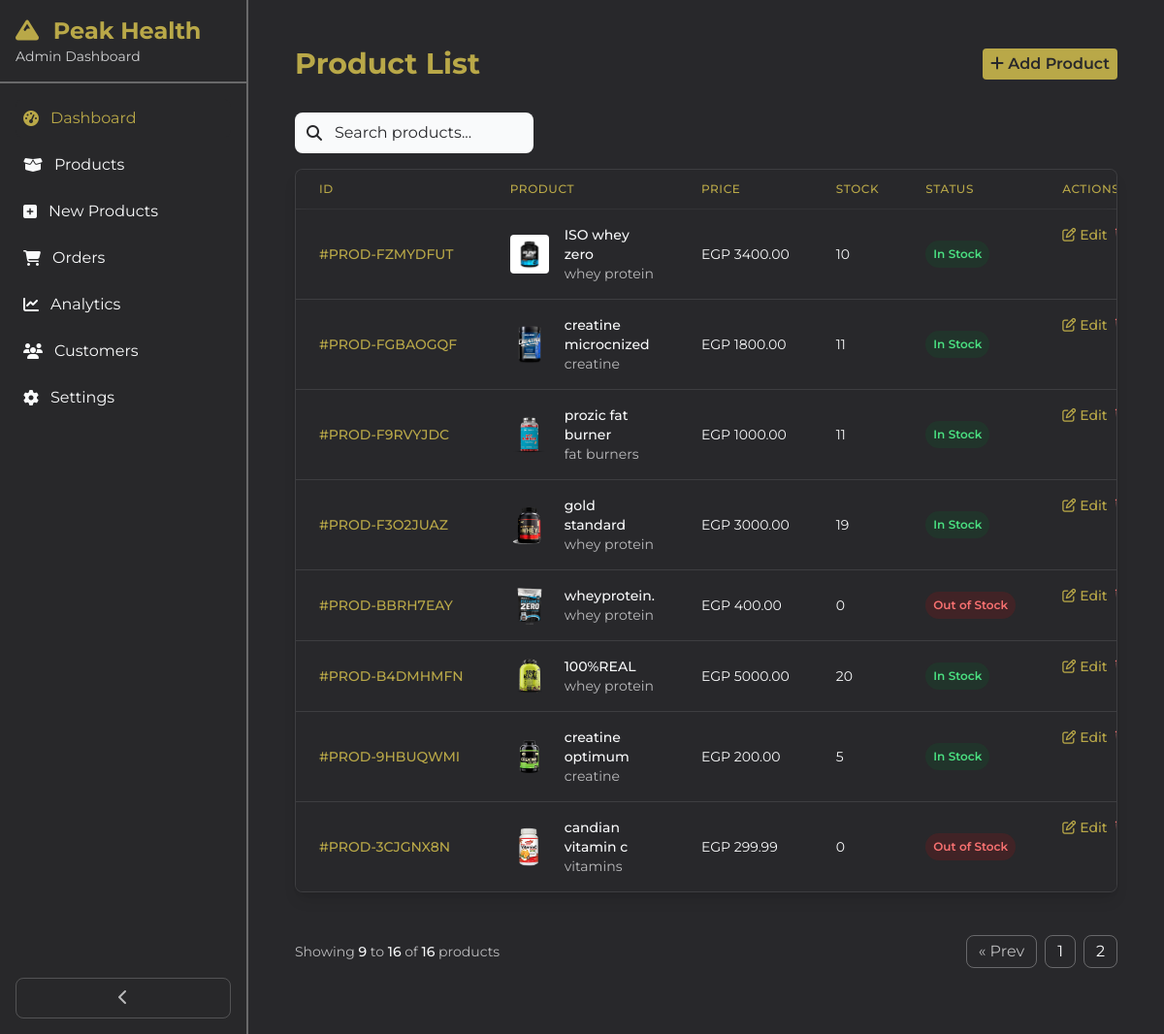
The app's page /useradmin/products/?page=2 with its own data.
### core/models.py (models this page shows, shortened)
class Product(models.Model):
    pid= ShortUUIDField(primary_key=True)
    title=models.CharField(max_length=100, blank=False, null=False)
    image=models.ImageField(upload_to='product')
    description=models.TextField(blank=True, null=True, default='this is a product')
    price=models.DecimalField(max_digits=10, decimal_places=2)
    old_price=models.DecimalField(max_digits=10, decimal_places=2, blank=True, null=True)
    specifications=models.TextField(blank=True, null=True)
    user=models.ForeignKey(User, on_delete=models.CASCADE, null=True, blank=True) #to show user who created the product
    category=models.ForeignKey(Category, on_delete=models.CASCADE, null=True, blank=True, related_name='category') #to show category of the product
    supplier=models.ForeignKey(Supplier, on_delete=models.CASCADE, null=True, blank=True) #to show supplier of the product
    brand = models.ForeignKey(Brand, on_delete=models.SET_NULL, null=True, blank=True)
    is_active=models.BooleanField(default=True) #to show if the product is active or not
    product_status=models.CharField(max_length=10, choices=STATUS_CHOICES, default='active')
    in_stock=models.BooleanField(default=True) #to show if the product is in stock or not
    quantity=models.PositiveIntegerField(default=0)
    quantity_sold=models.PositiveIntegerField(default=0)
    featured=models.BooleanField(default=False) #عشان العروض
    sku=models.CharField(max_length=100,unique=True, blank=True, null=True)
    created_at = models.DateTimeField(auto_now_add=True)
    updated_at = models.DateTimeField(auto_now=True, null=True, blank=True)
    flavors = models.ManyToManyField(Flavor, blank=True)
    class Meta:
        verbose_name_plural='products'

class Category(models.Model):
      cid= ShortUUIDField(primary_key=True)
      title=models.CharField(max_length=100)
      image=models.ImageField(upload_to='category')
      class Meta:
          verbose_name = "Category"
          verbose_name_plural = "Categories"
      def __str__(self):
        return self.title

### useradmin/views.py (the view)
# urls.py: path('products/', views.admin_products_view, name='products'),
def admin_products_view(request):
    all_categories = Category.objects.all()
    if 'q' in request.GET:
        query = request.GET.get('q')
        search_mode = bool(query)
        products = Product.objects.filter( title__icontains=query)
    else:
        search_mode = False
        products = Product.objects.all().order_by('-pid')
    page_obj, query_string = paginate_products(request, products, per_page=8)
    context = {
        'products': page_obj.object_list,
        'all_categories': all_categories,
        'search_mode': search_mode,
        'page_obj': page_obj,
        'query_string': query_string,
    }
    return render(request, 'useradmin/products.html', context)

### core/context_processors.py (called while the page is built)
def price_range_context(request):
    min_max_price = Product.objects.aggregate(Min('price'), Max('price'))
    return {
        'min_max_price': min_max_price,
      }

def cart_data(request):
    cart_data = request.session.get('cart_data_obj', {})
    return {'cart_data': cart_data}

### core/services.py (called while the page is built)
def paginate_products(request, products, per_page=6):
    query_dict = request.GET.copy()
    query_dict.pop("page", None)
    query_string = query_dict.urlencode()
    paginator = Paginator(products, per_page)
    page_number = request.GET.get("page")
    page_obj = paginator.get_page(page_number)
    return page_obj, query_string

### templates/useradmin/products.html (shortened to what this page needs)
{% extends "useradmin/base-sidebar.html" %}
{% load static %}
{% block content %}
<!DOCTYPE html>
<html lang="en">
<head>
    <script src="https://cdn.tailwindcss.com"></script>
</head>
<body class="bg-dark">
    <div class="container mx-auto p-4 md:p-6">
        <div class="flex flex-col md:flex-row justify-between items-start md:items-center gap-4 mb-6 md:mb-8">
            <div class="w-full md:w-auto">
                <h1 class="text-2xl md:text-3xl font-bold text-gold">Product List</h1>
            </div>
            <a href="{% url 'useradmin:add-product' %}" class="btn">
                  <i class="fa-solid fa-plus"></i> Add Product
            </a>
        </div>
        <div class="w-full flex mb-4 ">
            <div class="flex justify-between relative flex-grow">
                  <form method="GET">
                        <input name="q"
                        type="text" class="block w-full pl-10 pr-3 py-2 rounded-lg bg-light text-dark
                        border border-white/10 text-light placeholder-dark focus:outline-none
                        focus:ring-2 focus:ring-gold " placeholder="Search products...">
                        <button class="absolute inset-y-0 left-0 pl-3 flex items-center text-dark" type="submit">
                              <i class="fa-solid fa-magnifying-glass"></i>
                        </button>
                  </form>
            </div>
        </div>
        <div class="bg-dark rounded-lg shadow-lg overflow-hidden border border-white/10">
            <div class="overflow-x-auto">
                <table class="min-w-full divide-y divide-white/10">
                    <thead class="bg-dark backdrop-blur border-b border-white/10">
                        <tr class="text-gold text-xs">
                            <th class="px-4 py-3 md:px-6 md:py-3 text-left font-medium uppercase tracking-wider">ID</th>
                            <th class="px-4 py-3 md:px-6 md:py-3 text-left font-medium uppercase tracking-wider">Product</th>
                            <th class="px-4 py-3 md:px-6 md:py-3 text-left font-medium uppercase tracking-wider">Price</th>
                            <th class="px-4 py-3 md:px-6 md:py-3 text-left font-medium uppercase tracking-wider">Stock</th>
                            <th class="px-4 py-3 md:px-6 md:py-3 text-left font-medium uppercase tracking-wider">Status</th>
                            <th class="px-4 py-3 md:px-6 md:py-3 text-left font-medium uppercase tracking-wider">Actions</th>
                        </tr>
                    </thead>
                    <tbody class="bg-dark divide-y divide-white/10">
                        {% for p in products %}
                        <tr id="product-container"
                         class="products hover:bg-white/5 transition-colors duration-150">
                            <td class="px-4 py-4 md:px-6 md:py-4 whitespace-nowrap text-sm font-medium text-gold">#{{p.pid}}</td>
                            <td class="px-4 py-4 md:px-6 md:py-4">
                                <div class="flex items-center">
                                    <div class="flex-shrink-0 h-10 w-10">
                                        <img class="h-10 w-10 rounded object-cover" src="{{p.image.url}}" alt="Product image">
                                    </div>
                                    <div class="ml-3 md:ml-4">
                                        <div class="text-sm font-medium text-light">{{p.title}}</div>
                                        <div class="text-sm text-light/70">{{p.category}}</div>
                                    </div>
                                </div>
                            </td>
                            <td class="px-4 py-4 md:px-6 md:py-4 whitespace-nowrap text-sm text-light">EGP {{p.price}}</td>
                            <td class="px-4 py-4 md:px-6 md:py-4 whitespace-nowrap text-sm text-light">{{p.quantity}}</td>
                            <td class="px-4 py-4 md:px-6 md:py-4 whitespace-nowrap">
                                {% if p.in_stock %}
                                <span class="px-2 py-1 inline-flex text-xs leading-5 font-semibold rounded-full bg-green-900/30 text-green-400">In Stock</span>
                                {% else %}
                                <span class="px-2 py-1 inline-flex text-xs leading-5 font-semibold rounded-full bg-red-900/30 text-red-400">Out of Stock</span>
                                {% endif %}
                            </td>
                            <td class="px-4 py-4 md:px-6 md:py-4 whitespace-nowrap text-sm font-medium flex items-center gap-2">
                                <a href="{% url 'useradmin:edit-product' p.pid %}" class="text-gold hover:text-gold/80 hover:underline flex items-center gap-1">
                                    <i class="fa-regular fa-pen-to-square"></i> Edit
                                </a>
                            </td>
                        </tr>
                        {% endfor %}
                    </tbody>
                </table>
            </div>
        </div>
        <div class="flex flex-col sm:flex-row items-center justify-between gap-4 mt-6">
            <div class="text-sm text-light/70">
                  Showing
                  <span class="font-medium text-light">
                      {{ page_obj.start_index }}
                  </span>
                  to
                  <span class="font-medium text-light">
                      {{ page_obj.end_index }}
                  </span>
                  of
                  <span class="font-medium text-light">
                      {{ page_obj.paginator.count }}
                  </span> products
              </div>
            {% include 'partials/pagination.html' %}
        </div>
    </div>
</body>
</html>
{% endblock content %}

### static/assets/css/global.css (style rules this page uses)
.flex { display: flex; align-items: center; }
* { margin: 0; padding: 0; }
html { font-family: "Montserrat", serif !important; box-sizing: border-box; scrollbar-color: #b9a848 #28282B; scroll-behavior: smooth; }
*, *:before, *:after { box-sizing: inherit; }
a,button { cursor: pointer; display: inline-block; }
.btn { background-color: #b9a848; color: #28282B; font-size: 1rem; font-weight: 600; padding-left: 0.5rem; padding-right: 0.5rem; padding-top: 0.25rem; padding-bottom: 0.25rem; border-radius: 0.25rem; }

### records on screen
Product: pid "PROD-FZMYDFUT", image (picture), title "ISO whey zero", category "whey protein", price "3400.00", quantity "10", in_stock "In Stock"
Product: pid "PROD-FGBAOGQF", image (picture), title "creatine microcnized", category "creatine", price "1800.00", quantity "11", in_stock "In Stock"
Product: pid "PROD-F9RVYJDC", image (picture), title "prozic fat burner", category "fat burners", price "1000.00", quantity "11", in_stock "In Stock"
Product: pid "PROD-F3O2JUAZ", image (picture), title "gold standard", category "whey protein", price "3000.00", quantity "19", in_stock "In Stock"
Product: pid "PROD-BBRH7EAY", image (picture), title "wheyprotein.", category "whey protein", price "400.00", quantity "0", in_stock "Out of Stock"
Product: pid "PROD-B4DMHMFN", image (picture), title "100%REAL", category "whey protein", price "5000.00", quantity "20", in_stock "In Stock"
Product: pid "PROD-9HBUQWMI", image (picture), title "creatine optimum", category "creatine", price "200.00", quantity "5", in_stock "In Stock"
Product: pid "PROD-3CJGNX8N", image (picture), title "candian vitamin c", category "vitamins", price "299.99", quantity "0", in_stock "Out of Stock"

### other values on screen
{{ page_obj.start_index }} "9"
{{ page_obj.end_index }} "16"
{{ page_obj.paginator.count }} "16"
{{ page_num }} "1"
{{ page_num }} "2"
